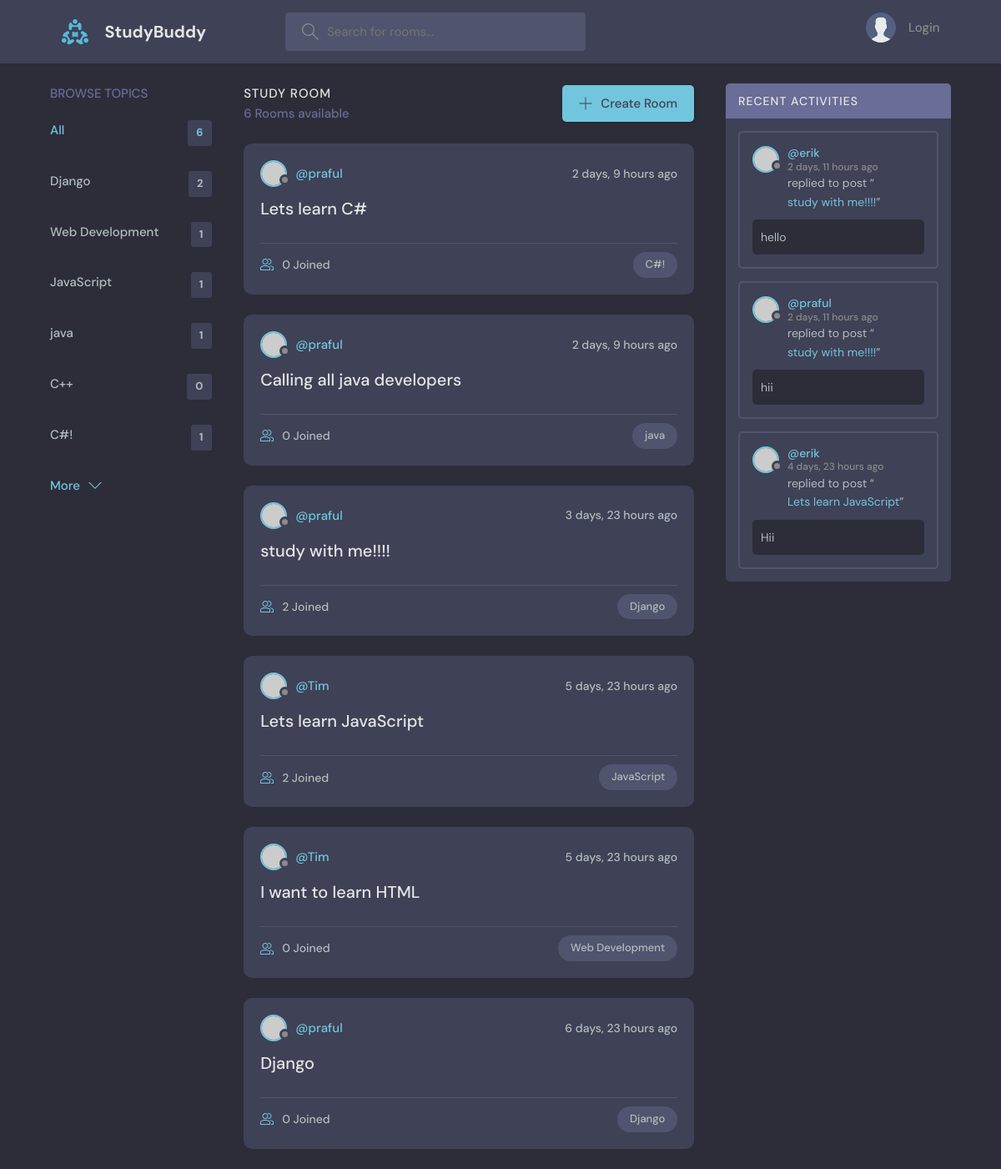
/, run on an earlier commit of the app's database.
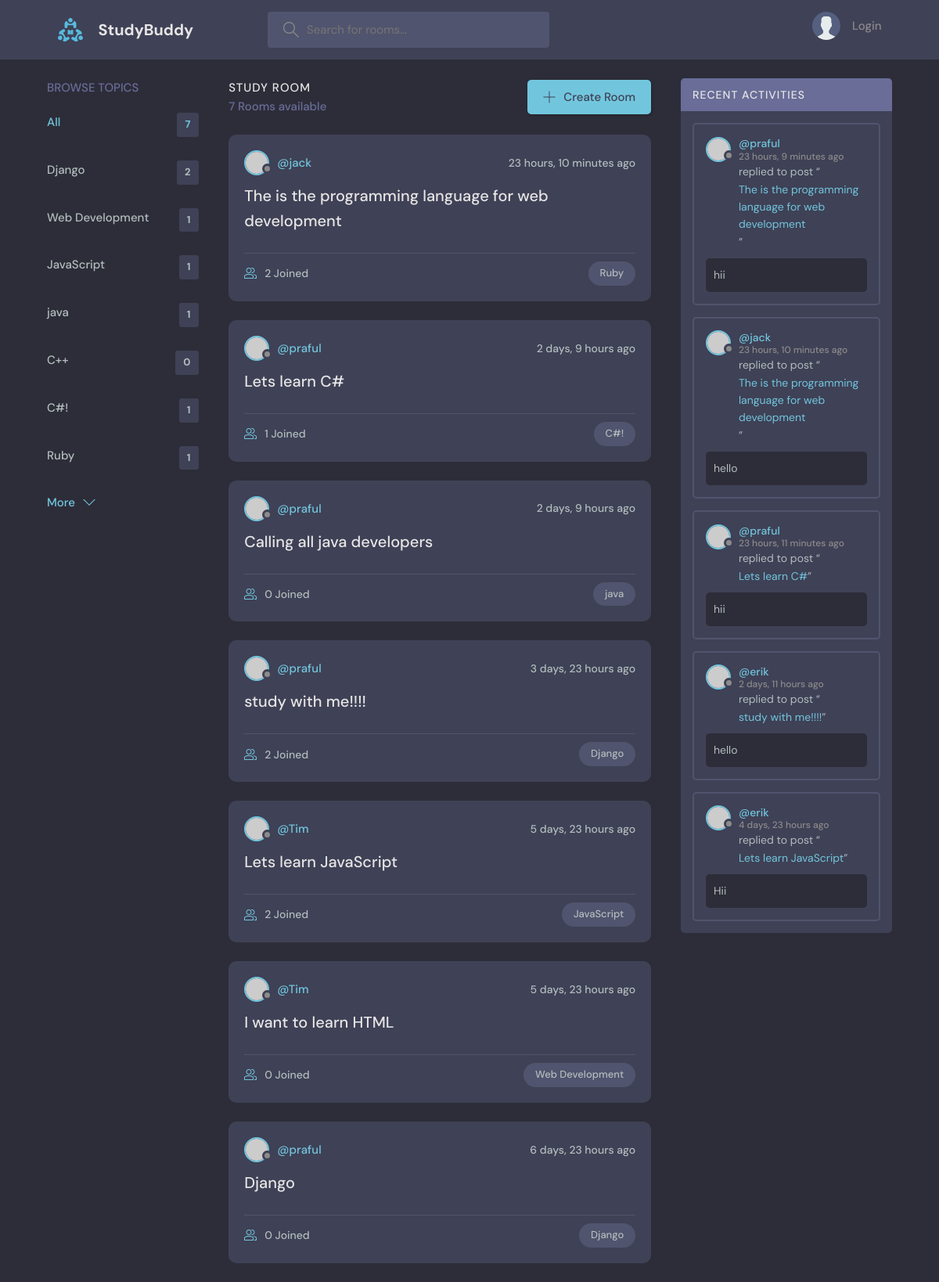
And on a later commit of the database.
### base/models.py (models this page shows, shortened)
class Topic(models.Model):
    name = models.CharField(max_length=200)

class Room(models.Model):
    host = models.ForeignKey(User, on_delete=models.SET_NULL, null=True)
    topic = models.ForeignKey(Topic, on_delete=models.SET_NULL, null=True)
    name = models.CharField(max_length=200)
    description = models.TextField(null=True, blank=True)
    participents = models.ManyToManyField(
        User, related_name='participents', blank=True)
    updated = models.DateTimeField(auto_now=True)
    created = models.DateTimeField(auto_now_add=True)
    class Meta:
        ordering = ['-updated', '-created']
    def __str__(self):
        return self.name

class Message(models.Model):
    user = models.ForeignKey(User, on_delete=models.CASCADE)
    room = models.ForeignKey(Room, on_delete=models.CASCADE)
    body = models.TextField()
    updated = models.DateTimeField(auto_now=True)
    created = models.DateTimeField(auto_now_add=True)
    class Meta:
        ordering = ['-updated', '-created']

### base/views.py (the view)
# urls.py: path('', home, name='home'),
def home(request):
    q = request.GET.get('q') if request.GET.get('q') != None else ''
    rooms = Room.objects.filter(Q(topic__name__icontains=q) |
                                Q(name__icontains=q) |
                                Q(description__icontains=q))
    topics = Topic.objects.all()
    room_count = rooms.count()
    room_messages = Message.objects.filter(Q(room__topic__name__icontains=q))
    context = {'rooms': rooms, 'topics': topics,
               'room_count': room_count, 'room_messages': room_messages}
    return render(request, 'base/home.html', context)

### base/templates/base/home.html (shortened to what this page needs)
{% extends 'main.html' %}
{% block content %}
<main class="layout layout--3">
  <div class="container">
    {% include 'base/topic_component.html' %}
    <div class="roomList">
      <div class="roomList__header">
        <div>
          <h2>Study Room</h2>
          <p>{{room_count}} Rooms available</p>
        </div>
        <a class="btn btn--main" href="{% url 'create-room' %}">
          <svg version="1.1" xmlns="http://www.w3.org/2000/svg" width="32" height="32" viewBox="0 0 32 32">
            <title>add</title>
            <path
              d="M16.943 0.943h-1.885v14.115h-14.115v1.885h14.115v14.115h1.885v-14.115h14.115v-1.885h-14.115v-14.115z">
            </path>
          </svg>
          Create Room
        </a>
      </div>
      {% include 'base/feed_component.html' %}
    </div>
    {% include 'base/activity_component.html' %}
  </div>
</main>
{% endblock content %}

### base/templates/base/topic_component.html
<div class="topics">
    <div class="topics__header">
        <h2>Browse Topics</h2>
    </div>
    <ul class="topics__list">
        <li>
            <a href="{% url 'home' %}" class="active">All <span>{{topics.count}}</span></a>
        </li>
        {% for topic in topics %}
        <li>
            <a href="{% url 'home' %}?q={{topic.name}}">{{topic.name}} <span>{{topic.room_set.all.count}}</span></a>
        </li>
        {% endfor %}
    </ul>
    <a class="btn btn--link" href="{% url 'topics' %}">
        More
        <svg version="1.1" xmlns="http://www.w3.org/2000/svg" width="32" height="32" viewBox="0 0 32 32">
            <title>chevron-down</title>
            <path d="M16 21l-13-13h-3l16 16 16-16h-3l-13 13z"></path>
        </svg>
    </a>
</div>

### base/templates/base/feed_component.html (shortened to what this page needs)
{% for room in rooms %}
<div class="roomListRoom">
    <div class="roomListRoom__header">
        <a href="{% url 'user-profile' room.host.id %}" class="roomListRoom__author">
            <div class="avatar avatar--small">
                <img src="https://randomuser.me/api/portraits/women/11.jpg" />
            </div>
            <span>@{{ room.host.username }}</span>
        </a>
        <div class="roomListRoom__actions">
            <span>{{room.created|timesince}} ago</span>
        </div>
    </div>
    <div class="roomListRoom__content">
        <a href="{% url 'room' room.id %}">{{room.name}}</a>
    </div>
    <div class="roomListRoom__meta">
        <a href="{% url 'room' room.id %}" class="roomListRoom__joined">
            {{room.participents.all.count}} Joined
        </a>
        <p class="roomListRoom__topic">{{room.topic.name}}</p>
    </div>
</div>
{% endfor %}

### base/templates/base/activity_component.html (shortened to what this page needs)
<div class="activities">
    <div class="activities__header">
        <h2>Recent Activities</h2>
    </div>
    {% for message in room_messages %}
    <div class="activities__box">
        <div class="activities__boxHeader roomListRoom__header">
            <a href="{% url 'user-profile' message.user.id %}" class="roomListRoom__author">
                <div class="avatar avatar--small">
                    <img src="https://randomuser.me/api/portraits/women/11.jpg" />
                </div>
                <p>
                    @{{message.user}}
                    <span>{{message.created|timesince}} ago</span>
                </p>
            </a>
        </div>
        <div class="activities__boxContent">
            <p>replied to post “<a href="{% url 'room' message.room.id %}">{{message.room}}</a>”</p>
            <div class="activities__boxRoomContent">
                {{message.body}}
            </div>
        </div>
    </div>
    {% endfor %}
</div>

What changed in the data, as far as the page shows it:
removed Message: user "praful", created "2 days, 11 hours", room "study with me!!!!", body "hii"
added Topic: name "Ruby", room_set.all.count "1"
added Room: host.username "jack", created "23 hours, 10 minutes", name "The is the programming language for web development", participents.all.count "2", topic.name "Ruby"
computed for Room "Lets learn C#": participents.all.count "0" → "1"
added Message: user "praful", created "23 hours, 9 minutes", room "The is the programming language for web development", body "hii"
added Message: user "jack", created "23 hours, 10 minutes", room "The is the programming language for web development", body "hello"
added Message: user "praful", created "23 hours, 11 minutes", room "Lets learn C#", body "hii"
Also different on the page:
{{ topics.count }}: "6" → "7"
{{ room_count }}: "6" → "7"
